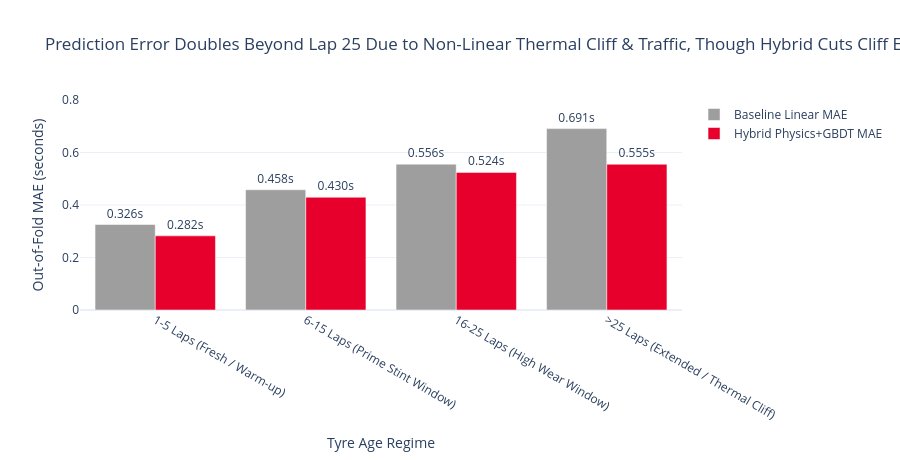

The notebook cell this image was saved under:
### Code cell
tyre_slice = error_regimes[error_regimes["SliceType"] == "TyreLifeBucket"].copy()

fig_err_age = go.Figure()
fig_err_age.add_trace(
    go.Bar(
        x=tyre_slice["Regime"],
        y=tyre_slice["Baseline_MAE_s"],
        name="Baseline Linear MAE",
        marker_color="#9E9E9E",
        text=tyre_slice["Baseline_MAE_s"],
        texttemplate="%{text:.3f}s",
        textposition="outside",
    )
)
fig_err_age.add_trace(
    go.Bar(
        x=tyre_slice["Regime"],
        y=tyre_slice["Hybrid_MAE_s"],
        name="Hybrid Physics+GBDT MAE",
        marker_color="#E8002D",
        text=tyre_slice["Hybrid_MAE_s"],
        texttemplate="%{text:.3f}s",
        textposition="outside",
    )
)
fig_err_age.update_layout(
    title="Prediction Error Doubles Beyond Lap 25 Due to Non-Linear Thermal Cliff & Traffic, Though Hybrid Cuts Cliff Error by 19.6%",
    xaxis_title="Tyre Age Regime",
    yaxis_title="Out-of-Fold MAE (seconds)",
    yaxis_range=[0, 0.80],
    barmode="group",
    template="plotly_white",
    height=460,
)
fig_err_age.show()

### Figure 1 — Plotly figure (JSON) as saved in the notebook; plotly's stock layout.template omitted (floating-point values rounded to 4 significant figures)
{"data": [{"marker": {"color": "#9E9E9E"}, "name": "Baseline Linear MAE", "text": [0.3257, 0.4581, 0.5557, 0.691], "textposition": "outside", "texttemplate": "%{text:.3f}s", "type": "bar", "x": ["1-5 Laps (Fresh / Warm-up)", "6-15 Laps (Prime Stint Window)", "16-25 Laps (High Wear Window)", ">25 Laps (Extended / Thermal Cliff)"], "y": [0.3257, 0.4581, 0.5557, 0.691]}, {"marker": {"color": "#E8002D"}, "name": "Hybrid Physics+GBDT MAE", "text": [0.2824, 0.4296, 0.5242, 0.5553], "textposition": "outside", "texttemplate": "%{text:.3f}s", "type": "bar", "x": ["1-5 Laps (Fresh / Warm-up)", "6-15 Laps (Prime Stint Window)", "16-25 Laps (High Wear Window)", ">25 Laps (Extended / Thermal Cliff)"], "y": [0.2824, 0.4296, 0.5242, 0.5553]}], "layout": {"barmode": "group", "height": 460, "title": {"text": "Prediction Error Doubles Beyond Lap 25 Due to Non-Linear Thermal Cliff & Traffic, Though Hybrid Cuts Cliff Error by 19.6%"}, "xaxis": {"title": {"text": "Tyre Age Regime"}}, "yaxis": {"range": [0, 0.8], "title": {"text": "Out-of-Fold MAE (seconds)"}}}}
